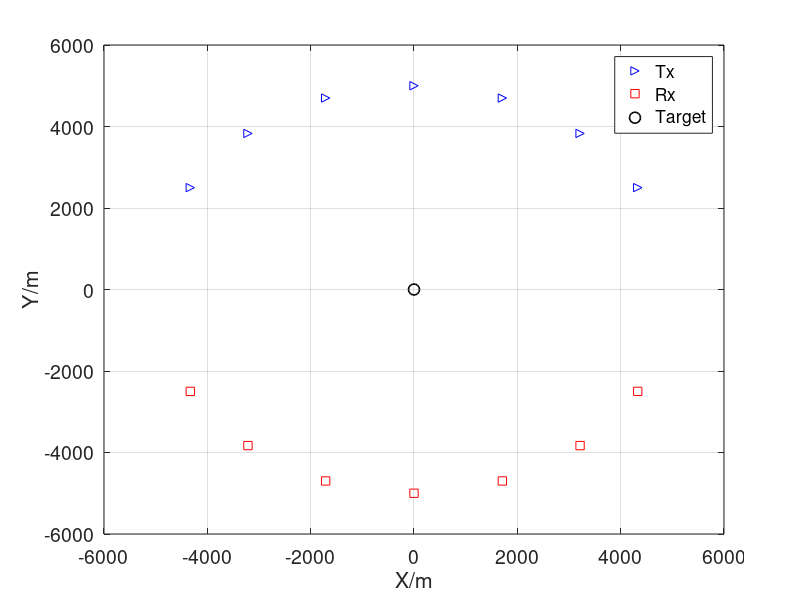

MATLAB code to generate this figure:

%%
rng('shuffle')
M = 10;
N = 12; %number of subcarriers
T = 1e-3;
width = M*T;
fs = 1e5;
fs_integral = 1e5;
len = 2*width*fs_integral;
t = linspace(-width,width,len);
dt = t(2) - t(1);
f = (-len/2:len/2-1)/(len*dt); % Frequency vector
%%
numTr = 7;% Number of transmitters
numRe = 7;% Number of transmitters
radius = 5e3;
% azimuth_Tr = [85 65 45 25 5]; 
% azimuth_Re = [-85 -65 -45 -25 -5];
azimuth_Tr = [105 85 65 45 25 5 -15]+45; 
azimuth_Re = [-105 -85 -65 -45 -25 -5 15]-45;
p_tar = [-0e3,0].';
% len_num = length(num);
% v_tar = [4,5].';
% load('p_tx_wide.mat','p_tx')
% load('p_rx_wide.mat','p_rx')
p_tx = radius*[cosd(azimuth_Tr(1:numTr));sind(azimuth_Tr(1:numTr))];
p_rx = radius*[cosd(azimuth_Re(1:numRe));sind(azimuth_Re(1:numRe))];
%%
close all
figure
plot(p_tx(1,:),p_tx(2,:),'b>',p_rx(1,:),p_rx(2,:),'rs',p_tar(1),p_tar(2),'ko',...
    'MarkerSize',8,'LineWidth',1.2)
xlabel('X/m')
ylabel('Y/m')
ax=gca;
set(ax,'FontSize',14);
legend('Tx','Rx','Target')
grid on
%%
rng(1)
c = 3e8;
f_c = 3e9; % carrier frequency
lambda = c/f_c;
transmission_energy = 1; %w
SNR = -20:5:20;%dB
% SNR = 0;%dB
len_SNR = length(SNR);
NSR = 1./10.^(SNR./10);
% Eff_bandw = 2.045141018530318e+07;% for T=1e-3
% Eff_time = 7.957747154036620e-08;
% TB = 8;
% load('RCS_var.mat','RCS_var')
% load('RCS.mat','RCS')
noise_power = transmission_energy*NSR;
RCS = sqrt(1/2)*(ones(numTr,numRe)+1j*ones(numTr,numRe));
% RCS = sqrt(1/2)*(randn(numTr,numRe)+1j*randn(numTr,numRe));
RCS_var = abs(RCS).^2;
RCS = RCS(1:numTr,1:numRe);
RCS_var = RCS_var(1:numTr,1:numRe);
CRB_loc = zeros(len_SNR,2);
CRB_vel = zeros(len_SNR,2);
CRB_loc_accurate = zeros(len_SNR,2);
CRB_vel_accurate = zeros(len_SNR,2);
for i_SNR = 1:len_SNR
    cons_f = 2*transmission_energy/noise_power(i_SNR)*fs;
%%
Num_Tar = 1;
for i_q = 1:  Num_Tar
    dis_tx_tar=sqrt(sum((p_tx-p_tar(:,i_q)).^2));
    dis_rx_tar=sqrt(sum((p_rx-p_tar(:,i_q)).^2));
    delay_tx_tar = dis_tx_tar/c;
    delay_rx_tar = dis_rx_tar/c;
    Delay = repmat(delay_tx_tar.',1, numRe)+repmat(delay_rx_tar,  numTr,1);
end
%% intermediate parameter
zero_mat = zeros(numTr*numRe);
cons = 2*fs/noise_power(i_SNR);
cons_A = zeros(numTr,numRe);
cons_B = zeros(numTr,numRe);
cons_D = zeros(numTr,numRe);
G_Re = zeros(numTr*numRe);
G_Im = zeros(numTr*numRe);
E_Re = zeros(numTr*numRe);
E_Im = zeros(numTr*numRe);
PA = ones(numTr,1);
weight_P = zeros(3,numTr,numRe);
weight_V = zeros(4,numTr,numRe);
weight_Y = zeros(3,numTr,numRe);
for i_tar = 1:1
    beta = zeros(2,numTr*numRe);
    eta = zeros(2,numTr*numRe);
    xi = zeros(2,numTr*numRe);
    for n = 1:numTr
        for k = 1:numRe
            temp = (n-1)*numRe+k;
            t_delay = t-Delay(n,k);
            x = (2/T^2)^(1/4)*exp(pi*(1j*N-1)*(t_delay-(n-1)*T/N).^2/T^2);
%             x = (2/T^2)^(1/4)*exp(-pi*t_delay.^2/T^2).*...
%                 exp(1j*pi*N/T^2*(t_delay-(n-1)*T/N).^2);
            c1 = -2*pi*(1j*N-1)*(t_delay-(n-1)*T/N)/T^2;
%             c1 = -2*pi/T^2*((1j*N-1)*t_delay-1j*(n-1)*T);
            y_gRe = transmission_energy*PA(n).*c1.*x.*conj(x);
            G_Re(temp,temp) = -cons*real(conj(RCS(n,k))*trapz(t, y_gRe));
            G_Im(temp,temp) = cons*imag(conj(RCS(n,k))*trapz(t, y_gRe));
            y = t.*conj(x).*x.*c1;
            % Calculate the Fourier Transform of the signal
            X = fftshift(fft(x));
            % Calculate effective pulse width (EPW)
            Eff_time = trapz(t, t.^2 .* abs(x).^2);
            % Calculate effective bandwidth (EBW)
            Eff_bandw = trapz(dt, f.^2 .* abs(X).^2)/len;
%             sum(f.^2.*abs(X).^2) *dt/len
            TB = imag(sum(y)*dt);
            c_a = 4*pi^2/T^4*(1-1j*N)^2*(t-Delay(n,k)-(n-1)*T/N).^2-2*pi/T^2*(1-1j*N);
%             y1 = t.*conj(x).*x.*c1;
            y_a_sing = transmission_energy*PA(n).*c_a.*x.*conj(x);
            cons_A(n,k) = -cons*real(trapz(t, y_a_sing)*RCS_var(n,k));
%             cons_A(n,k) = 8*pi^2*transmission_energy*RCS_var(n,k)*Eff_bandw/noise_power(i_SNR)*fs; % OCDM
            beta(:,temp) = 1/c*((p_tar(:,i_tar)-p_tx(:,n))/norm(p_tar(:,i_tar)-p_tx(:,n))+...
                (p_tar(:,i_tar)-p_rx(:,k))/norm(p_tar(:,i_tar)-p_rx(:,k)));            
        end
    end
    aleph = blkdiag(beta,eye(2*numTr*numRe));
end
A_mat = cons_A.';
A = diag(A_mat(:));
% E_Im_mat = (cons_e*real(RCS).*Delay.*repmat(PA,1,numRe)).';
G = [G_Re,G_Im];
F = diag(repmat(cons_f*PA,2*numRe,1));
J = [A,G;G.',F];
FIM = aleph*J*aleph.';
CRB_mat = inv(FIM);
CRB_loc_accurate(i_SNR,:) = [CRB_mat(1,1),CRB_mat(2,2)];
end
%%
% save('data\CRB_range.mat','CRB_loc')
save('data\CRB_range_accurate_12.mat','CRB_loc_accurate')
